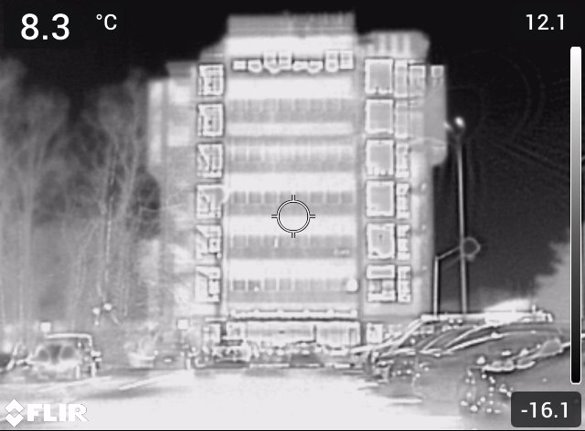
#> input picture posterVisuals/Picture1.png, 585 x 431 px, found by its file name; its folder holds 3 pictures in this run
$ python visual.py
#> lines starting #> are read from the running program, lines starting #| are printed output that depends on the picture
import numpy as np
import matplotlib.pyplot as plt
from mpl_toolkits.mplot3d import Axes3D
import cv2
from matplotlib.colors import Normalize
import matplotlib.cm as cm
import random
import os
from scipy.ndimage import gaussian_filter

class ThermalSequenceVisualizer:
    """
    Class to generate and visualize multi-temporal thermal image data for scientific publications
    """

    def __init__(self, image_path, output_dir=None):
        """
        Initialize with the base thermal image path

        Args:
            image_path: Path to the original thermal image
            output_dir: Directory to save visualizations (defaults to same as input)
        """
        self.image_path = image_path
        if output_dir is None:
            self.output_dir = os.path.dirname(image_path)
        else:
            self.output_dir = output_dir

        # Load the thermal image
        self.base_img = self._load_image()
#> in _load_image, img is the input picture: shape (431, 585, 3); mean B, G, R 142.3, 139.4, 141.3

        # Convert to grayscale if needed
        if len(self.base_img.shape) == 3:
            self.base_gray = cv2.cvtColor(self.base_img, cv2.COLOR_BGR2GRAY)
        else:
            self.base_gray = self.base_img.copy()

        # Set default parameters
        self.thermal_sequence = None

    def _load_image(self):
        """Load and validate the thermal image"""
        img = cv2.imread(self.image_path)
        if img is None:
            raise FileNotFoundError(f"Could not read thermal image at {self.image_path}")
        return img

    def generate_sequence(self, num_frames=8, max_shift=3, temp_variation=1.0,
                          add_noise=True, noise_level=3):
        """
        Generate a sequence of simulated thermal images based on the original

        Args:
            num_frames: Number of frames to generate
            max_shift: Maximum pixel shift for spatial transformations
            temp_variation: Maximum temperature variation in degrees
            add_noise: Whether to add Gaussian noise
            noise_level: Standard deviation of the Gaussian noise

        Returns:
            self (for method chaining)
        """
        # Store the sequence of images
        sequence = []
        height, width = self.base_gray.shape

        for i in range(num_frames):
            # Start with a copy of the base image
            frame = self.base_gray.copy()

            # 1. Apply small random shift
            shift_x = random.randint(-max_shift, max_shift)
            shift_y = random.randint(-max_shift, max_shift)
            M = np.float32([[1, 0, shift_x], [0, 1, shift_y]])
            frame = cv2.warpAffine(frame, M, (width, height))

            # 2. Apply slight temperature variations (global)
            temp_offset = random.uniform(-temp_variation, temp_variation)
            frame = np.clip(frame.astype(float) + temp_offset, 0, 255).astype(np.uint8)

            # 3. Apply local temperature variations (using Gaussian blurring)
            if add_noise:
                # Random noise
                noise = np.random.normal(0, noise_level, frame.shape).astype(np.int16)

                # Smooth the noise to create more realistic temperature patterns
                smooth_noise = gaussian_filter(noise, sigma=2)

                # Apply the noise
                frame = np.clip(frame.astype(np.int16) + smooth_noise, 0, 255).astype(np.uint8)

            # Add to sequence
            sequence.append(frame)

        self.thermal_sequence = sequence
        return self

    def create_3d_pixel_cloud(self, downsample_factor=6, point_size=10, alpha=0.7, sample_rate=0.3,
                             min_temp=-4, max_temp=12):
        """
        Create a 3D pixel cloud visualization for publication

        Args:
            downsample_factor: Factor to downsample the images for visualization
            point_size: Size of the 3D points
            alpha: Transparency of points
            sample_rate: Fraction of points to sample (for clarity)
            min_temp: Minimum temperature in Celsius
            max_temp: Maximum temperature in Celsius

        Returns:
            Matplotlib figure
        """
        if self.thermal_sequence is None:
            raise ValueError("Thermal sequence not generated. Call generate_sequence() first.")

        num_frames = len(self.thermal_sequence)
        height, width = self.thermal_sequence[0].shape

        # Downsample for visualization
        ds_height, ds_width = height // downsample_factor, width // downsample_factor

        # Create figure
        fig = plt.figure(figsize=(10, 8), dpi=150)
        ax = fig.add_subplot(111, projection='3d')

        # Prepare color mapping
        vmin = min([np.min(img) for img in self.thermal_sequence])
        vmax = max([np.max(img) for img in self.thermal_sequence])

        # Create a function to map pixel values to temperatures
        def map_to_temperature(pixel_value):
            # Map from [vmin, vmax] to [min_temp, max_temp]
            return min_temp + (max_temp - min_temp) * (pixel_value - vmin) / (vmax - vmin)

        # Collect all points for plotting
        x_coords, y_coords, z_coords, colors, temps = [], [], [], [], []

        # Process each frame
        for t, img in enumerate(self.thermal_sequence):
            # Downsample the image
            ds_img = cv2.resize(img, (ds_width, ds_height), interpolation=cv2.INTER_AREA)

            # Sample points
            for i in range(ds_height):
                for j in range(ds_width):
                    if random.random() < sample_rate:
                        pixel_value = ds_img[i, j]
                        temp_value = map_to_temperature(pixel_value)
                        temps.append(temp_value)

                        x_coords.append(j)
                        y_coords.append(i)
                        z_coords.append(t)

        # Create a normalized temperature range for colormapping
        norm = Normalize(min_temp, max_temp)
        cmap = plt.cm.inferno

        # Map temperatures to colors
        colors = [cmap(norm(temp)) for temp in temps]

        # Plot all points at once for efficiency
        ax.scatter(x_coords, y_coords, z_coords, c=colors, s=point_size, alpha=alpha)

        # Set labels and title
        ax.set_xlabel('X Pixel Coordinate', fontsize=12)
        ax.set_ylabel('Y Pixel Coordinate', fontsize=12)
        ax.set_zlabel('Time Frame', fontsize=12)
        ax.set_title('Multi-temporal Thermal Analysis:\nPixel Cloud Representation',
                    fontsize=14, fontweight='bold')

        # Add a color bar
        sm = cm.ScalarMappable(cmap=cmap, norm=norm)
        sm.set_array([])
        cbar = plt.colorbar(sm, ax=ax, pad=0.08, aspect=30)
        cbar.set_label('Temperature (°C)', fontsize=12)

        # Set view angle for better visualization
        ax.view_init(30, 45)

        # Add grid for better spatial reference
        ax.grid(True, alpha=0.3)

        # Adjust layout
        plt.tight_layout()

        return fig

    def create_voxel_visualization(self, downsample_factor=6, size_range=(5, 20), cmap='viridis',
                                  min_temp=-4, max_temp=12):
        """
        Create a 3D voxel visualization similar to the example image

        Args:
            downsample_factor: Factor to downsample the images
            size_range: Range for point sizes based on temperature
            cmap: Colormap to use
            min_temp: Minimum temperature in Celsius
            max_temp: Maximum temperature in Celsius

        Returns:
            Matplotlib figure
        """
        if self.thermal_sequence is None:
            raise ValueError("Thermal sequence not generated. Call generate_sequence() first.")

        # Downsample
        height, width = self.thermal_sequence[0].shape
        ds_height, ds_width = height // downsample_factor, width // downsample_factor

        # Create figure
        fig = plt.figure(figsize=(10, 8), dpi=150)
        ax = fig.add_subplot(111, projection='3d')

        # Create 3D array for voxel data
        num_frames = len(self.thermal_sequence)
        voxel_data = np.zeros((ds_height, ds_width, num_frames))

        # Fill the voxel data
        for t, img in enumerate(self.thermal_sequence):
            ds_img = cv2.resize(img, (ds_width, ds_height), interpolation=cv2.INTER_AREA)
            voxel_data[:,:,t] = ds_img

        # Normalize data for visualization
        vmin = np.min(voxel_data)
        vmax = np.max(voxel_data)

        # Create mapping function from pixel values to temperature
        def map_to_temperature(pixel_value):
            # Map from [vmin, vmax] to [min_temp, max_temp]
            return min_temp + (max_temp - min_temp) * (pixel_value - vmin) / (vmax - vmin)

        # Create normalized temperature range
        norm = Normalize(min_temp, max_temp)
        color_map = plt.cm.get_cmap(cmap)

        # Collect points for plotting
        x_coords, y_coords, z_coords, colors, sizes = [], [], [], [], []

        # Plot points with variable size based on temperature
        for x in range(ds_width):
            for y in range(ds_height):
                for z in range(num_frames):
                    # Sample fewer points for clarity
                    if random.random() < 0.4:
                        pixel_value = voxel_data[y, x, z]
                        temp_value = map_to_temperature(pixel_value)

                        x_coords.append(x)
                        y_coords.append(y)
                        z_coords.append(z)

                        # Color based on temperature
                        colors.append(color_map(norm(temp_value)))

                        # Size proportional to temperature (warmer = larger)
                        temp_ratio = (temp_value - min_temp) / (max_temp - min_temp)
                        size = size_range[0] + (size_range[1] - size_range[0]) * temp_ratio
                        sizes.append(size)

        # Plot all points at once
        ax.scatter(x_coords, y_coords, z_coords, c=colors, s=sizes, alpha=0.7)

        # Add colorbar
        sm = cm.ScalarMappable(cmap=color_map, norm=norm)
        sm.set_array([])
        cbar = plt.colorbar(sm, ax=ax, pad=0.08, aspect=30)
        cbar.set_label('Temperature (°C)', fontsize=12)

        # Set labels
        ax.set_xlabel('X', fontsize=12)
        ax.set_ylabel('Y', fontsize=12)
        ax.set_zlabel('Time Frame', fontsize=12)
        ax.set_title('3D Thermal Voxel Representation\nFor Building Analysis',
                    fontsize=14, fontweight='bold')

        # Set view angle
        ax.view_init(30, 45)

        # Add grid
        ax.grid(True, alpha=0.3)

        plt.tight_layout()

        return fig

    def create_panel_visualization(self, min_temp=-4, max_temp=12):
        """
        Create a panel visualization showing all frames for comparison

        Args:
            min_temp: Minimum temperature in Celsius
            max_temp: Maximum temperature in Celsius

        Returns:
            Matplotlib figure
        """
        if self.thermal_sequence is None:
            raise ValueError("Thermal sequence not generated. Call generate_sequence() first.")

        num_frames = len(self.thermal_sequence)
        rows = (num_frames + 3) // 4  # Ceiling division for number of rows
        cols = min(4, num_frames)     # Max 4 columns

        # Create figure
        fig, axes = plt.subplots(rows, cols, figsize=(12, 3*rows), dpi=150)
        if rows == 1 and cols == 1:
            axes = np.array([axes])
        axes = axes.flatten() if hasattr(axes, 'flatten') else axes

        # Get pixel value range across all images
        vmin = min([np.min(img) for img in self.thermal_sequence])
        vmax = max([np.max(img) for img in self.thermal_sequence])

        # Create mapping function
        def map_to_temperature(img):
            # Map from [vmin, vmax] to [min_temp, max_temp]
            return min_temp + (max_temp - min_temp) * (img.astype(float) - vmin) / (vmax - vmin)

        # Create temperature-normalized colormap
        norm = Normalize(min_temp, max_temp)

        for i, img in enumerate(self.thermal_sequence):
            if i < len(axes):
                # Convert pixel values to temperatures
                temp_img = map_to_temperature(img)

                # Display with consistent temperature scale
                im = axes[i].imshow(temp_img, cmap='inferno', norm=norm)
                axes[i].set_title(f'Frame {i+1}', fontsize=10)
                axes[i].axis('off')

        # Hide unused subplots
        for i in range(num_frames, len(axes)):
            axes[i].axis('off')

        # Add colorbar
        cbar_ax = fig.add_axes([0.92, 0.15, 0.02, 0.7])
        cbar = fig.colorbar(im, cax=cbar_ax)
        cbar.set_label('Temperature (°C)', fontsize=12)

        plt.suptitle('Multi-temporal Thermal Image Sequence', fontsize=14, fontweight='bold')
        plt.tight_layout(rect=[0, 0, 0.9, 0.96])

        return fig

    def save_visualizations(self, prefix='thermal', dpi=300, min_temp=-4, max_temp=12):
        """
        Save all visualizations to the output directory

        Args:
            prefix: Prefix for filenames
            dpi: Resolution for saved figures
            min_temp: Minimum temperature in Celsius
            max_temp: Maximum temperature in Celsius

        Returns:
            List of saved file paths
        """
        saved_files = []

        if self.thermal_sequence is None:
            self.generate_sequence()

        # Create and save pixel cloud
        fig_cloud = self.create_3d_pixel_cloud(min_temp=min_temp, max_temp=max_temp)
        cloud_path = os.path.join(self.output_dir, f"{prefix}_pixel_cloud.png")
        fig_cloud.savefig(cloud_path, dpi=dpi, bbox_inches='tight')
        plt.close(fig_cloud)
        saved_files.append(cloud_path)

        # Create and save voxel visualization
        fig_voxel = self.create_voxel_visualization(min_temp=min_temp, max_temp=max_temp)
        voxel_path = os.path.join(self.output_dir, f"{prefix}_voxel.png")
        fig_voxel.savefig(voxel_path, dpi=dpi, bbox_inches='tight')
        plt.close(fig_voxel)
        saved_files.append(voxel_path)

        # Create and save panel visualization
        fig_panel = self.create_panel_visualization(min_temp=min_temp, max_temp=max_temp)
        panel_path = os.path.join(self.output_dir, f"{prefix}_panel.png")
        fig_panel.savefig(panel_path, dpi=dpi, bbox_inches='tight')
        plt.close(fig_panel)
        saved_files.append(panel_path)

        print(f"Saved {len(saved_files)} visualizations to {self.output_dir}")
        return saved_files

def main():
    """Main function to run the visualization"""
    # Configuration
    image_path = '/home/fabio/University/research/SP2025_RABI/posterVisuals/Picture1.png'
    output_dir = '/home/fabio/University/research/SP2025_RABI/posterVisuals/'

    # Temperature range for building materials in winter conditions
    # Based on ambient temperature of about 28°F (-2°C) with wind
    min_temp = -4  # Coldest parts (metal, glass) can be below freezing
    max_temp = 12  # Warmest parts (brick, potentially heated areas)

    # Create visualizer
    try:
        visualizer = ThermalSequenceVisualizer(image_path, output_dir)

        # Generate temporal sequence with realistic variations
        visualizer.generate_sequence(
            num_frames=8,           # 8 frames as requested
            max_shift=3,            # Small spatial shifts
            temp_variation=1.0,     # Slight temperature variations
            add_noise=True,         # Add realistic thermal noise
            noise_level=3           # Moderate noise level
        )
#> the loop in generate_sequence, `for i in range(num_frames):` made 8 passes
#> pass 1, in generate_sequence, `frame = cv2.warpAffine(frame, M, (width, height))`:
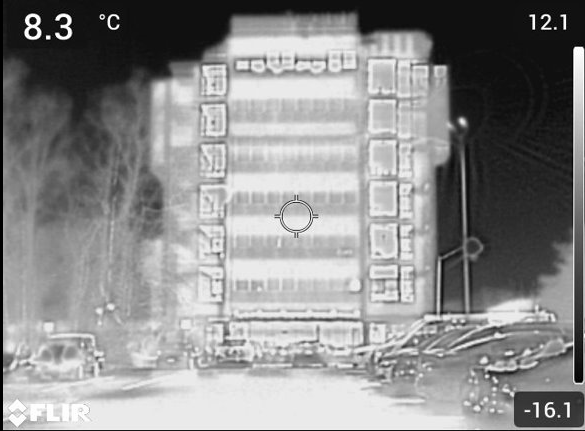
#> frame: shape (431, 585); min 0, max 255, mean 140
#> after the loop in generate_sequence, `for i in range(num_frames):`:
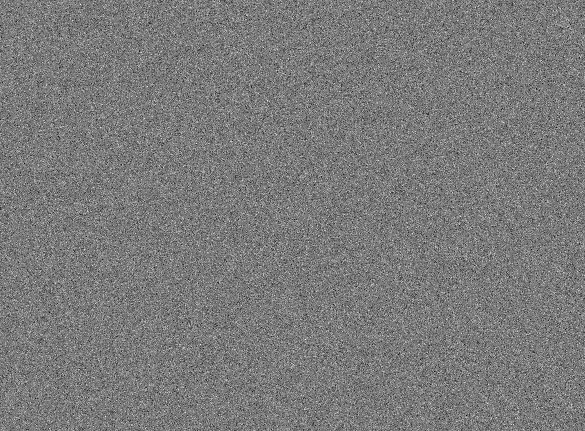
#> noise: shape (431, 585) int16; min -13, max 14, mean 0.00931; drawn with min black and max white
#> after the loop in generate_sequence, `for i in range(num_frames):`: sequence = 8 items

        # Save all visualizations
        saved_files = visualizer.save_visualizations(
            prefix='thermal_building',
            min_temp=min_temp,
            max_temp=max_temp
        )
#> in create_3d_pixel_cloud, `num_frames = len(self.thermal_sequence)`: num_frames = 8
#> in create_3d_pixel_cloud, `vmin = min([np.min(img) for img in self.thermal_sequence])`: vmin = 0
#> in create_3d_pixel_cloud, `vmax = max([np.max(img) for img in self.thermal_sequence])`: vmax = 255
#> the loop in create_3d_pixel_cloud, `for t, img in enumerate(self.thermal_sequence):` made 8 passes
#> pass 1, in create_3d_pixel_cloud, `ds_img = cv2.resize(img, (ds_width, ds_height), interpolation=cv2.INTE..`:
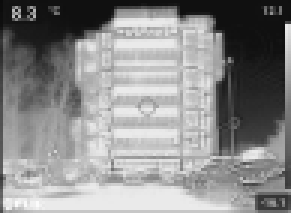
#> ds_img: shape (71, 97) (shown 3 times larger); min 11, max 251, mean 140
#> pass 3, in create_3d_pixel_cloud, `ds_img = cv2.resize(img, (ds_width, ds_height), interpolation=cv2.INTE..`:
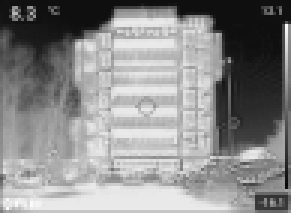
#> ds_img: shape (71, 97) (shown 3 times larger); min 8, max 251, mean 139.2
#> after the loop in create_3d_pixel_cloud, `for t, img in enumerate(self.thermal_sequence):`: temps = 16609 values, max 11.75 at index 2023, min -3.69 at index 6221, mean 4.69; x_coords = 16609 values, max 96 at index 307, min 0 at index 63, mean 47.92; y_coords = 16609 values, max 70 at index 2103, min 0 at index 0, mean 35.02; z_coords = 16609 values from 0 to 7
#> in create_3d_pixel_cloud, `colors = [cmap(norm(temp)) for temp in temps]`: colors = 16609 items, first 6: (0.0564, 0.0346, 0.168, 1), (0.0564, 0.0346, 0.168, 1), (0.0564, 0.0346, 0.168, 1), (0.0469, 0.0303, 0.15, 1), (0.0469, 0.0303, 0.15, 1), (0.0469, 0.0303, 0.15, 1)
#> in save_visualizations, `fig_cloud.savefig(cloud_path, dpi=dpi, bbox_inches='tight')`:
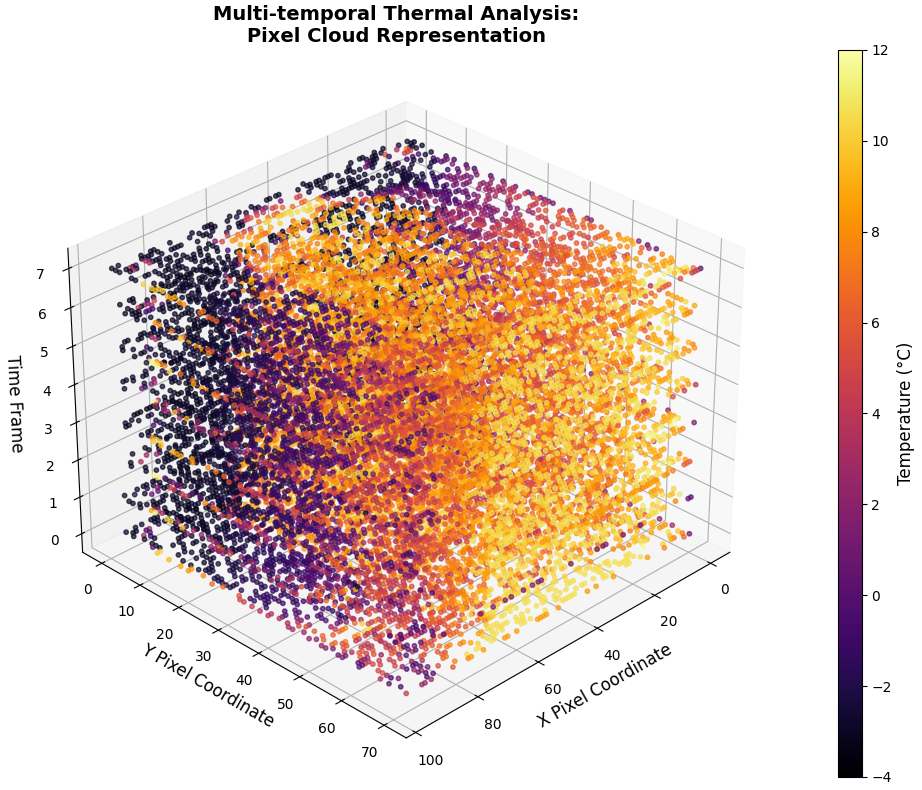
#> figure drawn by matplotlib, 2 panels
#> in create_voxel_visualization, `num_frames = len(self.thermal_sequence)`: num_frames = 8
#> the loop in create_voxel_visualization, `for t, img in enumerate(self.thermal_sequence):` made 8 passes
#> in create_voxel_visualization, `vmin = np.min(voxel_data)`: vmin = 5
#> in create_voxel_visualization, `vmax = np.max(voxel_data)`: vmax = 252
#> after the loop in create_voxel_visualization, `for x in range(ds_width):`: colors = 22136 items
#> in save_visualizations, `fig_voxel.savefig(voxel_path, dpi=dpi, bbox_inches='tight')`:
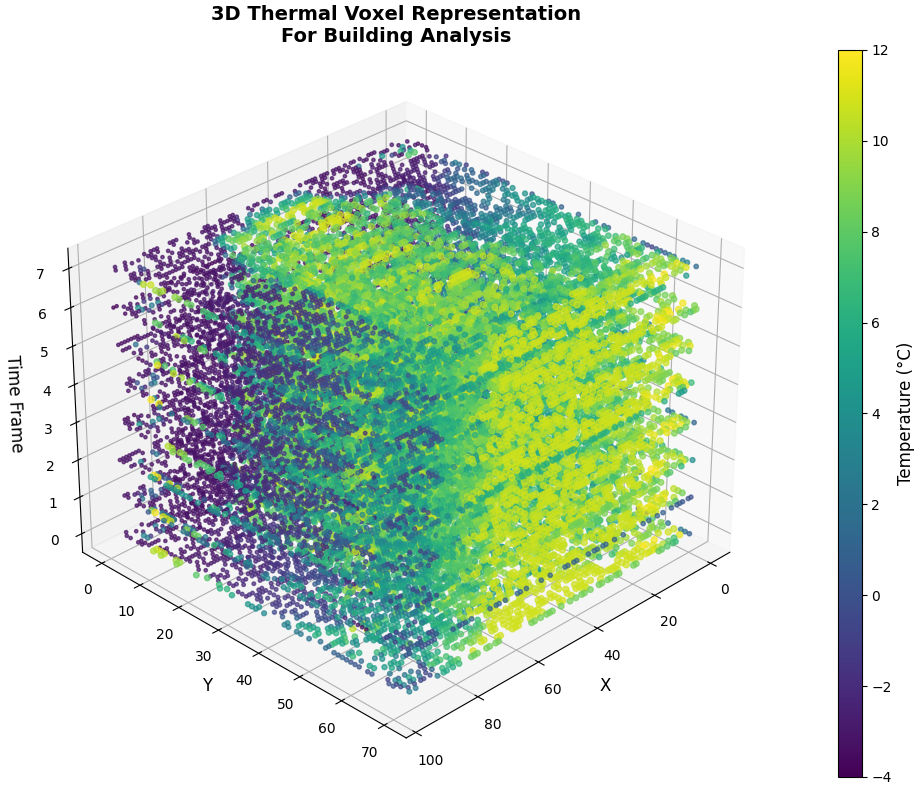
#> figure drawn by matplotlib, 2 panels
#> in create_panel_visualization, `num_frames = len(self.thermal_sequence)`: num_frames = 8
#> in create_panel_visualization, `rows = (num_frames + 3) // 4`: rows = 2
#> in create_panel_visualization, `cols = min(4, num_frames)`: cols = 4
#> in create_panel_visualization, `vmin = min([np.min(img) for img in self.thermal_sequence])`: vmin = 0
#> in create_panel_visualization, `vmax = max([np.max(img) for img in self.thermal_sequence])`: vmax = 255
#> the loop in create_panel_visualization, `for i, img in enumerate(self.thermal_sequence):` made 8 passes
#> in save_visualizations, `fig_panel.savefig(panel_path, dpi=dpi, bbox_inches='tight')`:
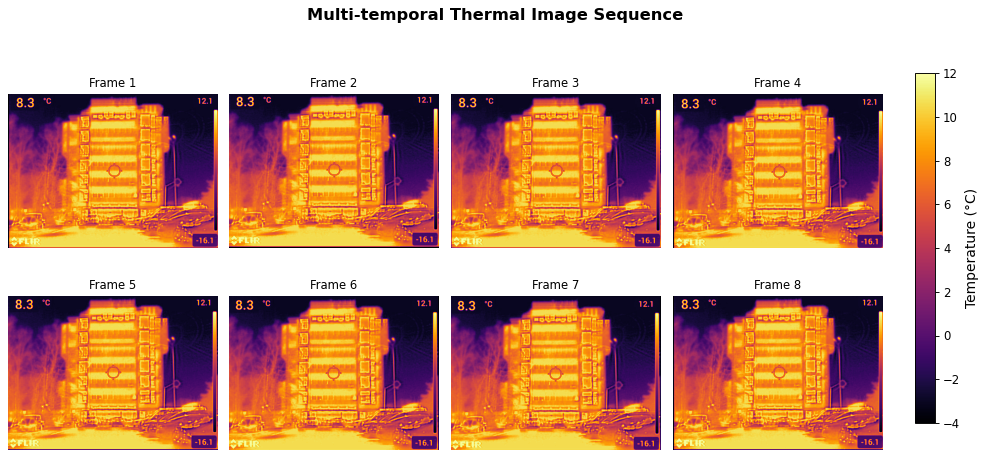
#> figure drawn by matplotlib, 9 panels

        print("Visualizations completed successfully!")
        print(f"Files saved: {saved_files}")

    except Exception as e:
        print(f"Error: {e}")

if __name__ == "__main__":
    main()
